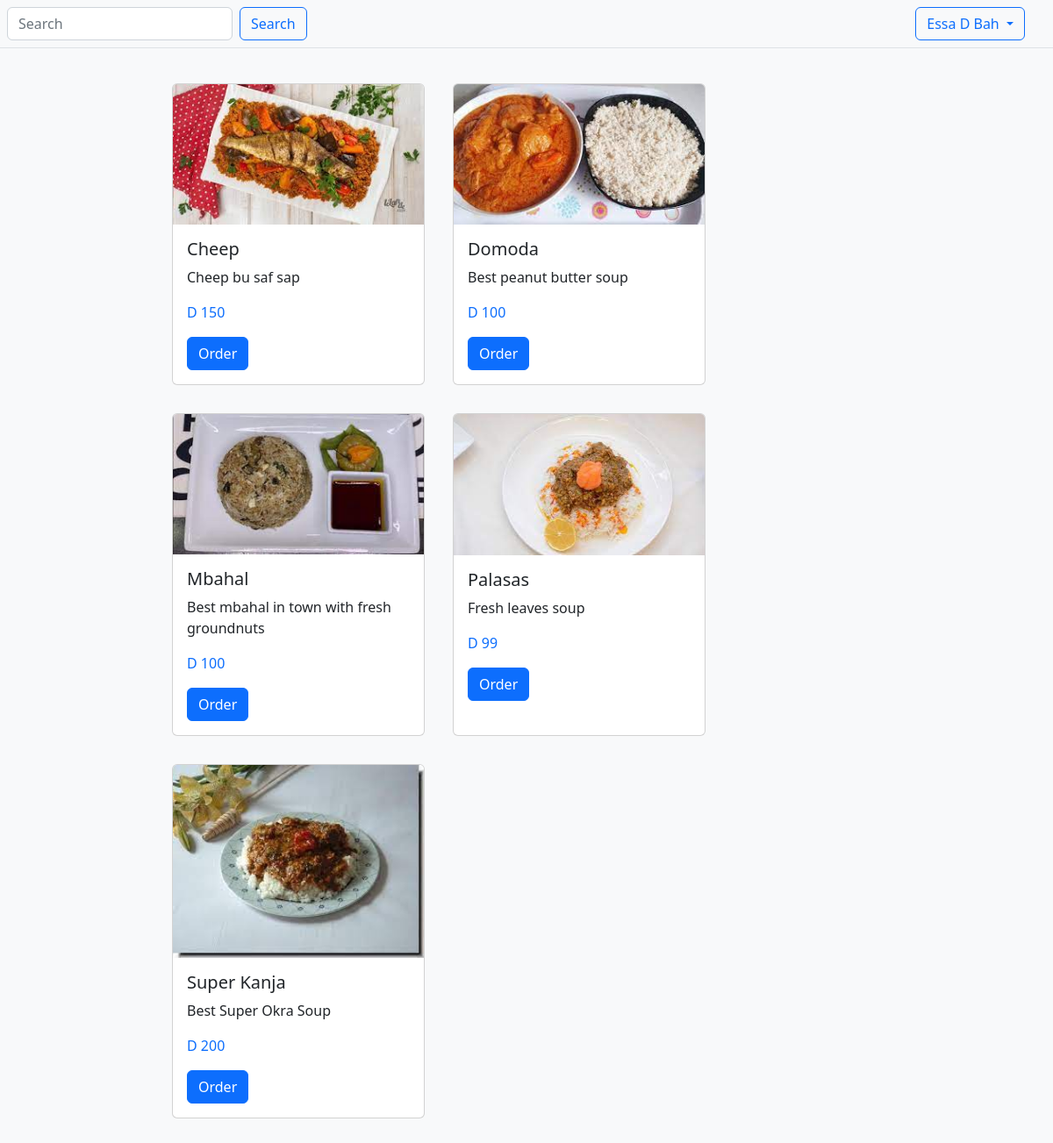
The app's page /employeeLanding.php (signed in) with its own data.
### tables this page shows
CREATE TABLE `employee` (
  `id` int NOT NULL,
  `name` varchar(100) NOT NULL,
  `mobile` varchar(100) NOT NULL,
  `company_id` varchar(100) NOT NULL
);

CREATE TABLE `food` (
  `id` int NOT NULL,
  `name` varchar(100) NOT NULL,
  `discription` text NOT NULL,
  `price` double NOT NULL,
  `image` varchar(255) NOT NULL,
  `restaurant_id` varchar(255) NOT NULL
);

### employeeLanding.php (the view, shortened to what this page needs)
<?php
  $conn = connection();
  $companyId= $_SESSION['companyId'];
  $sql = "select * from `employee` where id = $companyId";
  $result = mysqli_query($conn, $sql);
  $data = mysqli_fetch_assoc($result);
  $name = $data['name'];
  $parentComID = $data['company_id'];
  $psql = "select * from `company` where id = $parentComID";
  $presult = mysqli_query($conn, $psql);
  $pdata = mysqli_fetch_assoc($presult);
  $resId = $pdata['restaurant_id'];
?>
<!DOCTYPE html>
<html lang="en">
<head>
     <link href="https://cdn.jsdelivr.net/npm/bootstrap@5.2.0-beta1/dist/css/bootstrap.min.css" rel="stylesheet">
</head>
<body>
 <div class="wrapper d-flex ">
      <section class="w-100 bg-light flex-grow-3">
        <div class="navbar border-bottom p-2 d-flex justify-content-betweeen  mx-auto my-0">
           <form class="d-flex" role="search">
             <input class="form-control me-2" type="search" placeholder="Search" aria-label="Search">
             <button class="btn btn-outline-primary" type="submit">Search</button>
          </form>
          <div class="dropdown mx-4">
            <button class="btn btn-outline-primary dropdown-toggle" type="button" id="dropdownMenuButton1" data-bs-toggle="dropdown" aria-expanded="false">
               <?php echo $name?>
            </button>
          </div>
        </div>
        <div class="container-fluid p-4">
         <div class="container w-75 mx-auto my-0 d-flex flex-wrap">
         <?php
               $fsql = "select * from `food` where restaurant_id ='$resId'";
               $fresult = mysqli_query($conn, $fsql);
               if($fresult){
                 while($row = mysqli_fetch_assoc($fresult)){
                       $id=$row['id'];
                       $foodName= $row['name'];
                       $discription = $row['discription'];
                       $price = $row['price'];
                       $image = $row['image'];
                       echo '
                        <div class="card m-3" style="width: 18em;">
                            <img src='.$image.' class="card-img-top" alt="..." height:"100px">
                            <div class="card-body">
                                <h5 class="card-title">'.$foodName.'</h5>
                                <p class="card-text">'.$discription.'</p>
                                <p class="text-primary">D '.$price.'</p>
                                <a href="processOrder.php?foodId='.$id.'"  class="btn btn-primary">Order</a>
                            </div>
                        </div>
                       ';
                 }
                }
         ?>
        </div>
        </div>
      </section>
   </div>
</body>
</html>

### records on screen
employee: name "Essa D Bah"
food: image (picture), name "Cheep", discription "Cheep bu saf sap", price "150"
food: image (picture), name "Domoda", discription "Best peanut butter soup", price "100"
food: image (picture), name "Mbahal", discription "Best mbahal in town with fresh groundnuts", price "100"
food: image (picture), name "Palasas", discription "Fresh leaves soup", price "99"
food: image (picture), name "Super Kanja", discription "Best Super Okra Soup", price "200"
